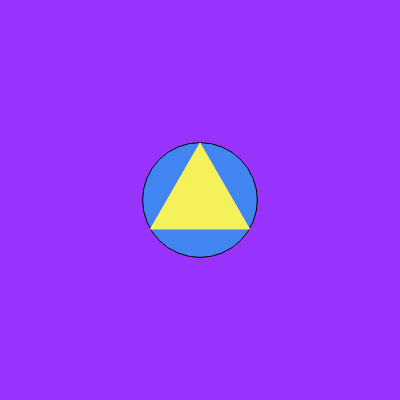
Frame 1 (no input)
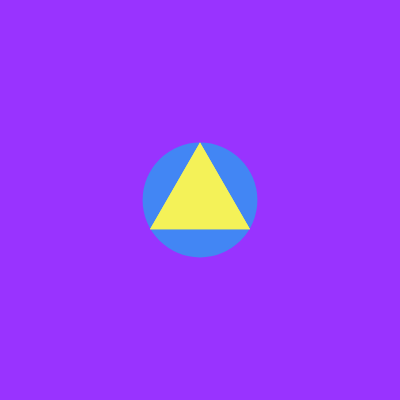
Frame 60 (no input)
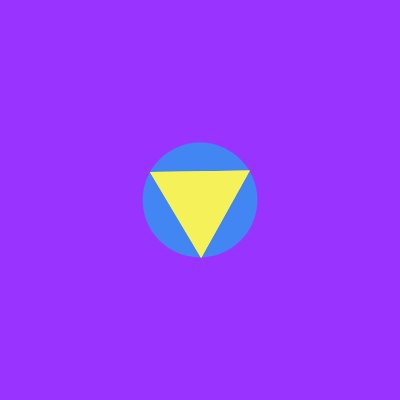
Frame 120 (the mouse pressed at the canvas centre since frame 60)

The p5.js sketch that drew these frames (run headless with seeded random() and noise() and a simulated clock; from frame 60 on, the mouse is pressed at the canvas centre):

// p5.js sketch
// ── sketch.js
function setup() {
    createCanvas (400, 400);
}

function draw() {
    background (153, 51, 255);
    fill(66, 134, 244)
    ellipse(200, 200, 114.8, 114.8);
    noStroke();
    push()
    translate (200 , 200);
    rotate(mouseX);
    fill(244, 242, 88);
    triangle(-50, 29.2, 0, -57.4, 50, 29.2);
    pop();
    push()
    translate (200 , 200);
    rotate(mouseY);
    fill(244, 242, 88);
    triangle(-50, 29.2, 0, -57.4, 50, 29.2);
    pop();
  
}
